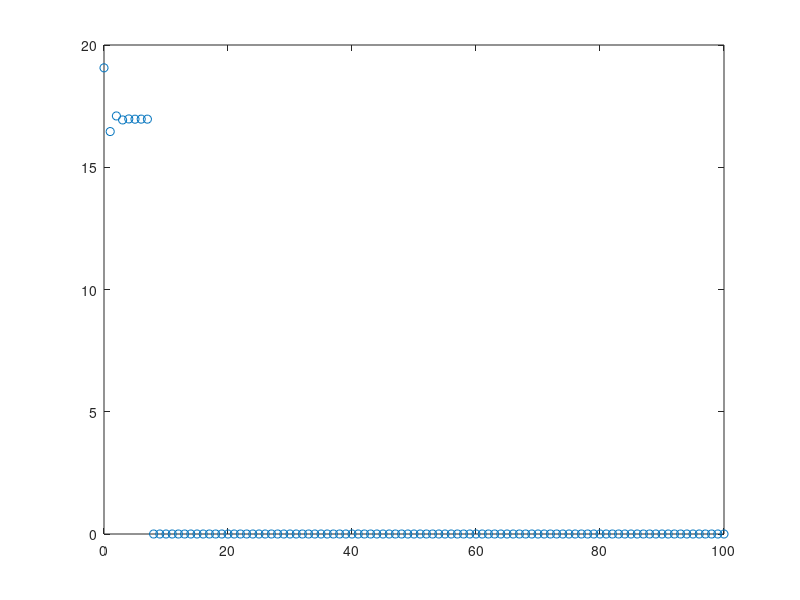

MATLAB code to generate this figure:
% Casing Sizing based on Brauenig and H&H Equations

% Conversion Constants
mm_to_cm = .1; 
mm2_to_cm2 = .01;

% Given nozzle throat dimensions
At = 1509.49*mm2_to_cm2; % cm^2
Rt = 21.42*mm_to_cm; % cm
Dt = 2*Rt*mm_to_cm; % cm
con_theta_est = 30; % deg

%% Deriving Chamber Dimensions from Eqns in OneNote

% Eqn derived from graph (only in cm)
Lc = exp(0.029*log(Dt)^2 + .47*log(Dt) + 1.94);

% Contraction Ratio and Chamber Area
epsilon_c = 8*(Dt)^-.6 + 1.25;
% Ac = epsilon_c*At;

% Combustion Chamber Volume
Vc = (At)*epsilon_c + 1/3*sqrt(At/pi())*cotd(con_theta_est)*(epsilon_c^(1/3) - 1);

% Chamber Diameter
Dc = 10; % cm; initial guess

error = 100;
tol = .0001;
maxit = 100;
i_save = linspace(0, maxit, maxit+1);
Dc_save = zeros(1, maxit+1);

i = 0;
while (error >= tol) && (i < maxit)
    Dc_prev = Dc;
    Dc = sqrt((Dt^3 + 24*pi()*tand(con_theta_est)*Vc)/(Dc + 6*tand(con_theta_est)*Lc));
    error = abs((Dc_prev - Dc)/Dc);
    
    Dc_save(i+1) = Dc;
    i = i + 1;
end

figure
plot(i_save, Dc_save, "o")